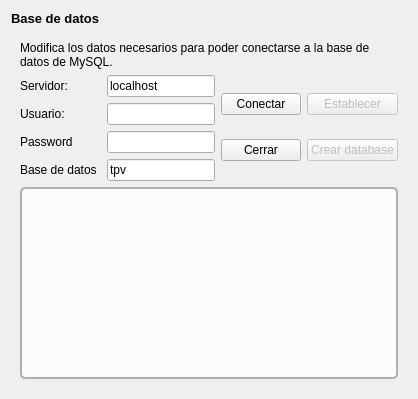
     <widget class="QWidget" name="stackPage1">
      <attribute name="icon">
       <iconset resource="../../../2.3/icons.qrc">
        <normaloff>:/actions/images/actions/color_18/connect.png</normaloff>:/actions/images/actions/color_18/connect.png</iconset>
      </attribute>
      <attribute name="title">
       <string>Base datos</string>
      </attribute>
      <layout class="QVBoxLayout" name="verticalLayout_5">
       <item>
        <widget class="QLabel" name="label_4">
         <property name="font">
          <font>
           <pointsize>10</pointsize>
           <weight>75</weight>
           <bold>true</bold>
          </font>
         </property>
         <property name="text">
          <string>Base de datos</string>
         </property>
        </widget>
       </item>
       <item>
        <widget class="QWidget" name="widget" native="true">
         <layout class="QVBoxLayout" name="verticalLayout_3">
          <item>
           <widget class="QLabel" name="label">
            <property name="sizePolicy">
             <sizepolicy hsizetype="Expanding" vsizetype="Preferred">
              <horstretch>0</horstretch>
              <verstretch>0</verstretch>
             </sizepolicy>
            </property>
            <property name="text">
             <string>Modifica los datos necesarios para poder conectarse a la base de datos de MySQL.</string>
            </property>
            <property name="wordWrap">
             <bool>true</bool>
            </property>
           </widget>
          </item>
          <item>
           <layout class="QHBoxLayout" name="horizontalLayout_6">
            <item>
             <layout class="QFormLayout" name="formLayout_2">
              <item row="0" column="0">
               <widget class="QLabel" name="label_2">
                <property name="text">
                 <string>Servidor: </string>
                </property>
               </widget>
              </item>
              <item row="0" column="1">
               <widget class="QLineEdit" name="tserver">
                <property name="sizePolicy">
                 <sizepolicy hsizetype="Fixed" vsizetype="Fixed">
                  <horstretch>0</horstretch>
                  <verstretch>0</verstretch>
                 </sizepolicy>
                </property>
                <property name="text">
                 <string>localhost</string>
                </property>
               </widget>
              </item>
              <item row="1" column="0">
               <widget class="QLabel" name="label_3">
                <property name="text">
                 <string>Usuario:  </string>
                </property>
               </widget>
              </item>
              <item row="1" column="1">
               <widget class="QLineEdit" name="tuser">
                <property name="sizePolicy">
                 <sizepolicy hsizetype="Fixed" vsizetype="Fixed">
                  <horstretch>0</horstretch>
                  <verstretch>0</verstretch>
                 </sizepolicy>
                </property>
                <property name="text">
                 <string/>
                </property>
               </widget>
              </item>
              <item row="2" column="0">
               <widget class="QLabel" name="label_5">
                <property name="text">
                 <string>Password</string>
                </property>
               </widget>
              </item>
              <item row="2" column="1">
               <widget class="QLineEdit" name="tpass">
                <property name="sizePolicy">
                 <sizepolicy hsizetype="Fixed" vsizetype="Fixed">
                  <horstretch>0</horstretch>
                  <verstretch>0</verstretch>
                 </sizepolicy>
                </property>
                <property name="echoMode">
                 <enum>QLineEdit::Password</enum>
                </property>
               </widget>
              </item>
              <item row="3" column="0">
               <widget class="QLabel" name="lbldb">
                <property name="text">
                 <string>Base de datos </string>
                </property>
               </widget>
              </item>
              <item row="3" column="1">
               <widget class="QLineEdit" name="tdb">
                <property name="sizePolicy">
                 <sizepolicy hsizetype="Fixed" vsizetype="Fixed">
                  <horstretch>0</horstretch>
                  <verstretch>0</verstretch>
                 </sizepolicy>
                </property>
                <property name="text">
                 <string>tpv</string>
                </property>
               </widget>
              </item>
             </layout>
            </item>
            <item>
             <layout class="QGridLayout" name="gridLayout_6">
              <item row="1" column="0">
               <widget class="QPushButton" name="bclose">
                <property name="text">
                 <string>Cerrar</string>
                </property>
               </widget>
              </item>
              <item row="1" column="1">
               <widget class="QPushButton" name="bcreate">
                <property name="enabled">
                 <bool>false</bool>
                </property>
                <property name="text">
                 <string>Crear database</string>
                </property>
                <property name="icon">
                 <iconset resource="../../../2.3/icons.qrc">
                  <normaloff>:/actions/images/actions/color_18/download2.png</normaloff>:/actions/images/actions/color_18/download2.png</iconset>
                </property>
               </widget>
              </item>
              <item row="0" column="0">
               <widget class="QPushButton" name="bprobar">
                <property name="text">
                 <string>Conectar</string>
                </property>
                <property name="icon">
                 <iconset resource="../../../2.3/icons.qrc">
                  <normaloff>:/actions/images/actions/color_18/connect.png</normaloff>:/actions/images/actions/color_18/connect.png</iconset>
                </property>
               </widget>
              </item>
              <item row="0" column="1">
               <widget class="QPushButton" name="bset">
                <property name="enabled">
                 <bool>false</bool>
                </property>
                <property name="text">
                 <string>Establecer</string>
                </property>
                <property name="icon">
                 <iconset resource="../../../2.3/icons.qrc">
                  <normaloff>:/actions/images/actions/color_18/checkmark2.png</normaloff>:/actions/images/actions/color_18/checkmark2.png</iconset>
                </property>
               </widget>
              </item>
             </layout>
            </item>
           </layout>
          </item>
          <item>
           <widget class="QTextBrowser" name="display">
            <property name="enabled">
             <bool>false</bool>
            </property>
            <property name="sizePolicy">
             <sizepolicy hsizetype="Expanding" vsizetype="Expanding">
              <horstretch>0</horstretch>
              <verstretch>0</verstretch>
             </sizepolicy>
            </property>
            <property name="styleSheet">
             <string>background-color: rgb(252, 252, 252);
border: 2px solid rgb(175, 175, 175);
border-radius:5px;
color:rgb(32, 158, 204);</string>
            </property>
           </widget>
          </item>
         </layout>
        </widget>
       </item>
      </layout>
     </widget>
